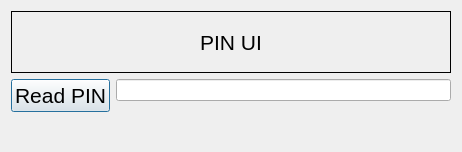
<?xml version="1.0" encoding="UTF-8"?>
<ui version="4.0">
 <class>PIN</class>
 <widget class="QDialog" name="PIN">
  <property name="geometry">
   <rect>
    <x>0</x>
    <y>0</y>
    <width>462</width>
    <height>152</height>
   </rect>
  </property>
  <property name="windowTitle">
   <string>Dialog</string>
  </property>
  <layout class="QGridLayout" name="gridLayout">
   <item row="0" column="0">
    <layout class="QVBoxLayout" name="verticalLayout">
     <item>
      <widget class="QLabel" name="label">
       <property name="font">
        <font>
         <pointsize>16</pointsize>
        </font>
       </property>
       <property name="frameShape">
        <enum>QFrame::Shape::Box</enum>
       </property>
       <property name="text">
        <string>PIN UI</string>
       </property>
       <property name="alignment">
        <set>Qt::AlignmentFlag::AlignCenter</set>
       </property>
      </widget>
     </item>
     <item>
      <layout class="QFormLayout" name="formLayout">
       <item row="0" column="0">
        <widget class="QPushButton" name="pushButton">
         <property name="font">
          <font>
           <pointsize>16</pointsize>
          </font>
         </property>
         <property name="text">
          <string>Read PIN</string>
         </property>
        </widget>
       </item>
       <item row="0" column="1">
        <widget class="QLineEdit" name="lineEdit"/>
       </item>
      </layout>
     </item>
    </layout>
   </item>
  </layout>
 </widget>
 <resources/>
 <connections/>
</ui>
